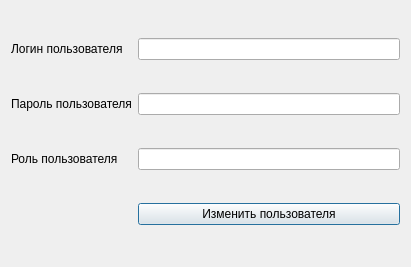
<?xml version="1.0" encoding="UTF-8"?>
<ui version="4.0">
 <class>DialogUpdateUser</class>
 <widget class="QDialog" name="DialogUpdateUser">
  <property name="geometry">
   <rect>
    <x>0</x>
    <y>0</y>
    <width>411</width>
    <height>267</height>
   </rect>
  </property>
  <property name="windowTitle">
   <string>DialogUpdateUser</string>
  </property>
  <layout class="QGridLayout" name="gridLayout">
   <item row="0" column="0">
    <widget class="QLabel" name="lUserLogin">
     <property name="text">
      <string>Логин пользователя</string>
     </property>
    </widget>
   </item>
   <item row="0" column="1">
    <widget class="QLineEdit" name="lineUserLogin"/>
   </item>
   <item row="1" column="0">
    <widget class="QLabel" name="lUserPassword">
     <property name="text">
      <string>Пароль пользователя</string>
     </property>
    </widget>
   </item>
   <item row="1" column="1">
    <widget class="QLineEdit" name="lineUserPassword"/>
   </item>
   <item row="2" column="0">
    <widget class="QLabel" name="lPosition">
     <property name="text">
      <string>Роль пользователя</string>
     </property>
    </widget>
   </item>
   <item row="2" column="1">
    <widget class="QLineEdit" name="linePosition"/>
   </item>
   <item row="3" column="1">
    <widget class="QPushButton" name="pushUpdateUser">
     <property name="text">
      <string>Изменить пользователя</string>
     </property>
    </widget>
   </item>
  </layout>
 </widget>
 <resources/>
 <connections/>
</ui>
